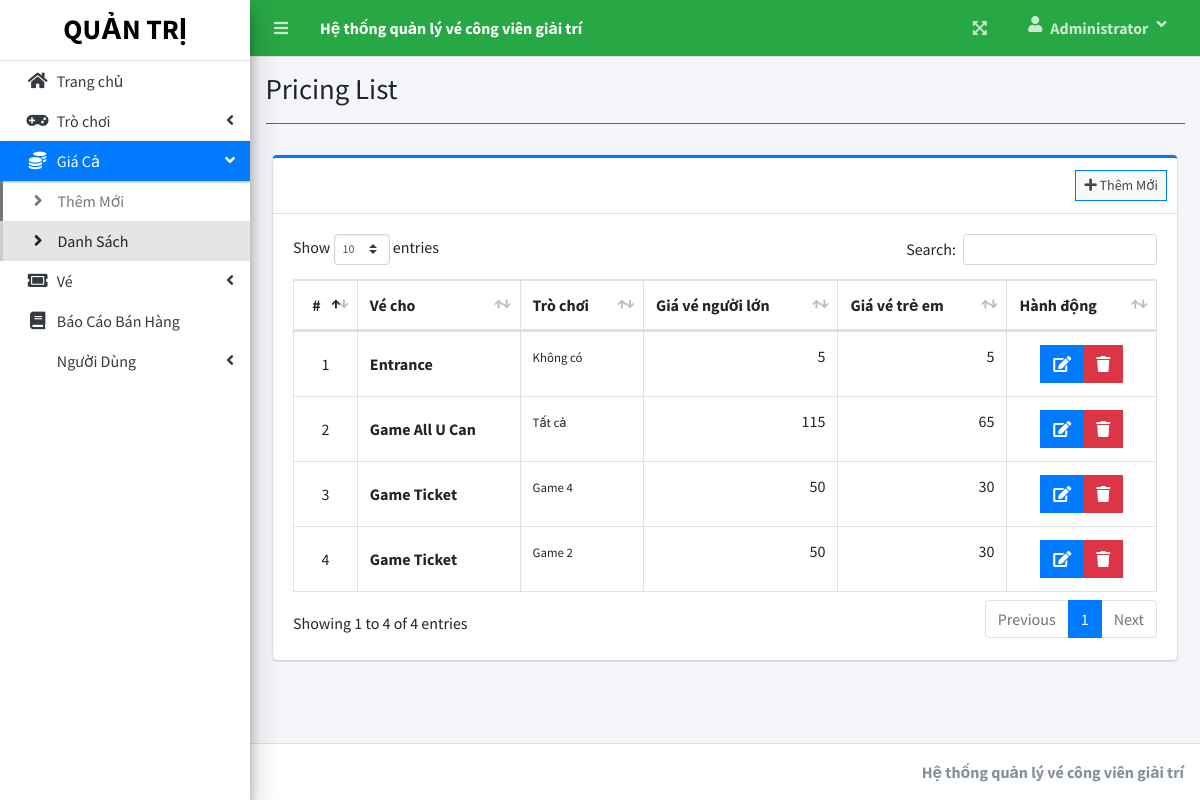
Page /index.php?page=pricing_list (signed in) on the committed database.
### tables this page shows
CREATE TABLE `pricing` (
  `id` int(11) NOT NULL,
  `name` varchar(200) NOT NULL,
  `game_id` varchar(5) NOT NULL,
  `adult_price` float NOT NULL,
  `child_price` float NOT NULL,
  `date_created` datetime NOT NULL DEFAULT current_timestamp()
);

### pricing_list.php (the view, shortened to what this page needs)
<?php include'db_connect.php' ?>
<div class="col-lg-12">
	<div class="card card-outline card-primary">
		<div class="card-header">
			<div class="card-tools">
				<a class="btn btn-block btn-sm btn-default btn-flat border-primary" href="./index.php?page=new_pricing"><i class="fa fa-plus"></i> Thêm Mới</a>
			</div>
		</div>
		<div class="card-body">
			<table class="table table-hover table-bordered" id="list">
				<thead>
					<tr>
						<th class="text-center">#</th>
						<th>Vé cho</th>
						<th>Trò chơi</th>
						<th>Giá vé người lớn</th>
						<th>Giá vé trẻ em</th>
						<th>Hành động</th>
					</tr>
				</thead>
				<tbody>
					<?php
					$i = 1;
					$game['all'] = "Tất cả";
					$game[0] = "Không có";
					$games = $conn->query("SELECT * FROM games order by game asc");
					while($row=$games->fetch_assoc()){
						$game[$row['id']] = ucwords($row['game']);
					}
					$qry = $conn->query("SELECT * FROM pricing order by name asc ");
					while($row= $qry->fetch_assoc()):
					?>
					<tr>
						<td class="text-center"><?php echo $i++ ?></td>
						<td class=""><b><?php echo ucwords($row['name']) ?></b></td>
						<td><p><small><?php echo $game[$row['game_id']] ?></small></p></td>
						<td><p class="text-right"><?php echo number_format($row['adult_price']) ?></p></td>
						<td><p class="text-right"><?php echo number_format($row['child_price']) ?></p></td>
						<td class="text-center">
		                    <div class="btn-group">
		                        <a href="index.php?page=edit_pricing&id=<?php echo $row['id'] ?>" class="btn btn-primary btn-flat ">
		                          <i class="fas fa-edit"></i>
		                        </a>
		                        <button type="button" class="btn btn-danger btn-flat delete_pricing" data-id="<?php echo $row['id'] ?>">
		                          <i class="fas fa-trash"></i>
		                        </button>
	                      </div>
						</td>
					</tr>
				<?php endwhile; ?>
				</tbody>
			</table>
		</div>
	</div>
</div>

### index.php (shortened to what this page needs)
<!DOCTYPE html>
<html lang="en">
<?php
    include 'header.php'
?>
<body class="hold-transition sidebar-mini layout-fixed layout-navbar-fixed layout-footer-fixed">
<div class="wrapper">
  <?php include 'topbar.php' ?>
  <?php include 'sidebar.php' ?>
  <div class="content-wrapper">
    <div class="content-header">
      <div class="container-fluid">
        <div class="row mb-2">
          <div class="col-sm-6">
            <h1 class="m-0"><?php echo $title ?></h1>
          </div>
        </div>
            <hr class="border-primary">
      </div>
    </div>
    <section class="content">
      <div class="container-fluid">
         <?php
            $page = isset($_GET['page']) ? $_GET['page'] : 'home';
            if(!file_exists($page.".php")){
                include '404.html';
            }else{
            include $page.'.php';
            }
          ?>
      </div>
    </section>
  </div>
    <footer class="main-footer">
    <div class="float-right d-none d-sm-inline-block">
      <b><?php echo $_SESSION['system']['name'] ?></b>
    </div>
  </footer> -
</div>
</body>
</html>

### header.php (shortened to what this page needs)
<head>
  <?php
  $title = isset($_GET['page']) ? ucwords(str_replace("_", ' ', $_GET['page'])) : "Home";
  $title = str_replace("Persons Companies","Persons/Companies",$title);
  ?>
  <link rel="stylesheet" href="assets/plugins/fontawesome-free/css/all.min.css">
  <link rel="stylesheet" href="assets/plugins/overlayScrollbars/css/OverlayScrollbars.min.css">
  <link rel="stylesheet" href="assets/plugins/datatables-bs4/css/dataTables.bootstrap4.min.css">
  <link rel="stylesheet" href="assets/plugins/datatables-responsive/css/responsive.bootstrap4.min.css">
  <link rel="stylesheet" href="assets/plugins/datatables-buttons/css/buttons.bootstrap4.min.css">
  <link rel="stylesheet" href="assets/plugins/select2/css/select2.min.css">
  <link rel="stylesheet" href="assets/plugins/select2-bootstrap4-theme/select2-bootstrap4.min.css">
  <link rel="stylesheet" href="assets/plugins/sweetalert2-theme-bootstrap-4/bootstrap-4.min.css">
  <link rel="stylesheet" href="assets/plugins/toastr/toastr.min.css">
  <link rel="stylesheet" href="assets/plugins/dropzone/min/dropzone.min.css">
  <link rel="stylesheet" href="assets/dist/css/jquery.datetimepicker.min.css">
  <link rel="stylesheet" href="assets/plugins/icheck-bootstrap/icheck-bootstrap.min.css">
  <link rel="stylesheet" href="assets/plugins/bootstrap4-toggle/css/bootstrap4-toggle.min.css">
  <link rel="stylesheet" href="assets/dist/css/adminlte.min.css">
  <link rel="stylesheet" href="assets/dist/css/styles.css">
  <link rel="stylesheet" href="assets/plugins/summernote/summernote-bs4.min.css">
</head>

### topbar.php (shortened to what this page needs)
<nav class="main-header navbar navbar-expand navbar-success navbar-dark">
    <ul class="navbar-nav">
        <?php if(isset($_SESSION['login_id'])): ?>
        <li class="nav-item">
            <a class="nav-link" data-widget="pushmenu" href="" role="button"><i class="fas fa-bars"></i></a>
        </li>
        <?php endif; ?>
        <li>
            <a class="nav-link text-white" href="./" role="button">
                <large><b><?php echo $_SESSION['system']['name'] ?></b></large>
            </a>
        </li>
    </ul>
    <ul class="navbar-nav ml-auto">
        <li class="nav-item">
            <a class="nav-link" data-widget="fullscreen" href="#" role="button">
                <i class="fas fa-expand-arrows-alt"></i>
            </a>
        </li>
        <li class="nav-item dropdown">
            <a class="nav-link" data-toggle="dropdown" aria-expanded="true" href="javascript:void(0)">
                <span>
                    <div class="d-flex badge-pill">
                        <span class="fa fa-user mr-2"></span>
                        <span><b><?php echo ucwords($_SESSION['login_firstname']) ?></b></span>
                        <span class="fa fa-angle-down ml-2"></span>
                    </div>
                </span>
            </a>
        </li>
    </ul>
</nav>

### sidebar.php (shortened to what this page needs)
<aside class="main-sidebar sidebar-light-primary elevation-4">
    <div class="dropdown">
        <a href="./" class="brand-link">
            <?php if ($_SESSION['login_type'] == 1): ?>
                <h3 class="text-center p-0 m-0"><b>QUẢN TRỊ</b></h3>
            <?php else: ?>
                <h3 class="text-center p-0 m-0"><b>NHÂN VIÊN</b></h3>
            <?php endif; ?>
        </a>
    </div>
    <div class="sidebar pb-4 mb-4">
        <nav class="mt-2">
            <ul class="nav nav-pills nav-sidebar flex-column nav-flat" data-widget="treeview" role="menu" data-accordion="false">
                <li class="nav-item dropdown">
                    <a href="./" class="nav-link nav-home">
                        <i class="nav-icon fas fa-home"></i>
                        <p>Trang chủ</p>
                    </a>
                </li>
                <?php if ($_SESSION['login_type'] == 1): ?>
                <li class="nav-item">
                    <a href="#" class="nav-link nav-edit_game">
                        <i class="nav-icon fas fa-gamepad"></i>
                        <p>
                            Trò chơi
                            <i class="right fas fa-angle-left"></i>
                        </p>
                    </a>
                </li>
                <li class="nav-item">
                    <a href="#" class="nav-link nav-edit_pricing">
                        <i class="nav-icon fas fa-coins"></i>
                        <p>
                            Giá Cả
                            <i class="right fas fa-angle-left"></i>
                        </p>
                    </a>
                    <ul class="nav nav-treeview">
                        <li class="nav-item">
                            <a href="./index.php?page=new_pricing" class="nav-link nav-new_pricing tree-item">
                                <i class="fas fa-angle-right nav-icon"></i>
                                <p>Thêm Mới</p>
                            </a>
                        </li>
                        <li class="nav-item">
                            <a href="./index.php?page=pricing_list" class="nav-link nav-pricing_list tree-item">
                                <i class="fas fa-angle-right nav-icon"></i>
                                <p>Danh Sách</p>
                            </a>
                        </li>
                    </ul>
                </li>
                <?php endif; ?>
                <li class="nav-item">
                    <a href="#" class="nav-link nav-edit_ticket">
                        <i class="nav-icon fas fa-ticket-alt"></i>
                        <p>
                            Vé
                            <i class="right fas fa-angle-left"></i>
                        </p>
                    </a>
                </li>
                <?php if ($_SESSION['login_type'] == 1): ?>
                <li class="nav-item dropdown">
                    <a href="./index.php?page=reports" class="nav-link nav-reports">
                        <i class="nav-icon fas fa-book"></i>
                        <p>
                            Báo Cáo Bán Hàng
                        </p>
                    </a>
                </li>
                <li class="nav-item">
                    <a href="#" class="nav-link nav-edit_user">
                        <p>
                            Người Dùng
                            <i class="right fas fa-angle-left"></i>
                        </p>
                    </a>
                </li>
                <?php endif; ?>
            </ul>
        </nav>
    </div>
</aside>

### pricing_list.php (style rules this page uses)
table td { vertical-align: middle !important; }

### rows in the picture
pricing: name "Entrance", game "Không có", adult_price "5", child_price "5"
pricing: name "Game All U Can", game "Tất cả", adult_price "115", child_price "65"
pricing: name "Game Ticket", game "Game 4", adult_price "50", child_price "30"
pricing: name "Game Ticket", game "Game 2", adult_price "50", child_price "30"

### other values in the picture
$_SESSION['system']['name'] "Hệ thống quản lý vé công viên giải trí"
$_SESSION['login_firstname'] "Administrator"
$title "Pricing List"
